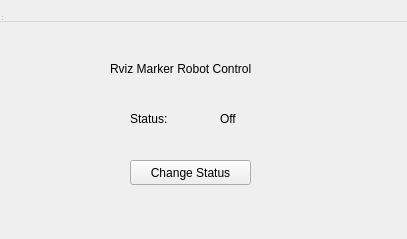
<?xml version="1.0" encoding="UTF-8"?>
<ui version="4.0">
 <class>RvizQT</class>
 <widget class="QWidget" name="RvizQT">
  <property name="geometry">
   <rect>
    <x>0</x>
    <y>0</y>
    <width>407</width>
    <height>239</height>
   </rect>
  </property>
  <property name="windowTitle">
   <string>RvizQT</string>
  </property>
  <widget class="QWidget" name="centralWidget" native="true">
   <property name="geometry">
    <rect>
     <x>10</x>
     <y>30</y>
     <width>391</width>
     <height>201</height>
    </rect>
   </property>
   <widget class="QPushButton" name="changeStatusButton">
    <property name="geometry">
     <rect>
      <x>120</x>
      <y>130</y>
      <width>121</width>
      <height>25</height>
     </rect>
    </property>
    <property name="text">
     <string>Change Status</string>
    </property>
   </widget>
   <widget class="QLabel" name="labelStatus">
    <property name="geometry">
     <rect>
      <x>210</x>
      <y>80</y>
      <width>67</width>
      <height>17</height>
     </rect>
    </property>
    <property name="text">
     <string>Off</string>
    </property>
   </widget>
   <widget class="QLabel" name="labelShowStatus">
    <property name="geometry">
     <rect>
      <x>120</x>
      <y>80</y>
      <width>67</width>
      <height>17</height>
     </rect>
    </property>
    <property name="text">
     <string>Status:</string>
    </property>
   </widget>
   <widget class="QLabel" name="labelDescription">
    <property name="geometry">
     <rect>
      <x>100</x>
      <y>30</y>
      <width>191</width>
      <height>17</height>
     </rect>
    </property>
    <property name="text">
     <string>Rviz Marker Robot Control</string>
    </property>
   </widget>
  </widget>
  <widget class="QMenuBar" name="menuBar">
   <property name="geometry">
    <rect>
     <x>0</x>
     <y>0</y>
     <width>425</width>
     <height>22</height>
    </rect>
   </property>
  </widget>
  <widget class="QToolBar" name="mainToolBar">
   <property name="geometry">
    <rect>
     <x>0</x>
     <y>0</y>
     <width>8</width>
     <height>17</height>
    </rect>
   </property>
  </widget>
  <widget class="QStatusBar" name="statusBar">
   <property name="geometry">
    <rect>
     <x>0</x>
     <y>0</y>
     <width>3</width>
     <height>22</height>
    </rect>
   </property>
  </widget>
 </widget>
 <layoutdefault spacing="6" margin="11"/>
 <resources/>
 <connections/>
</ui>
